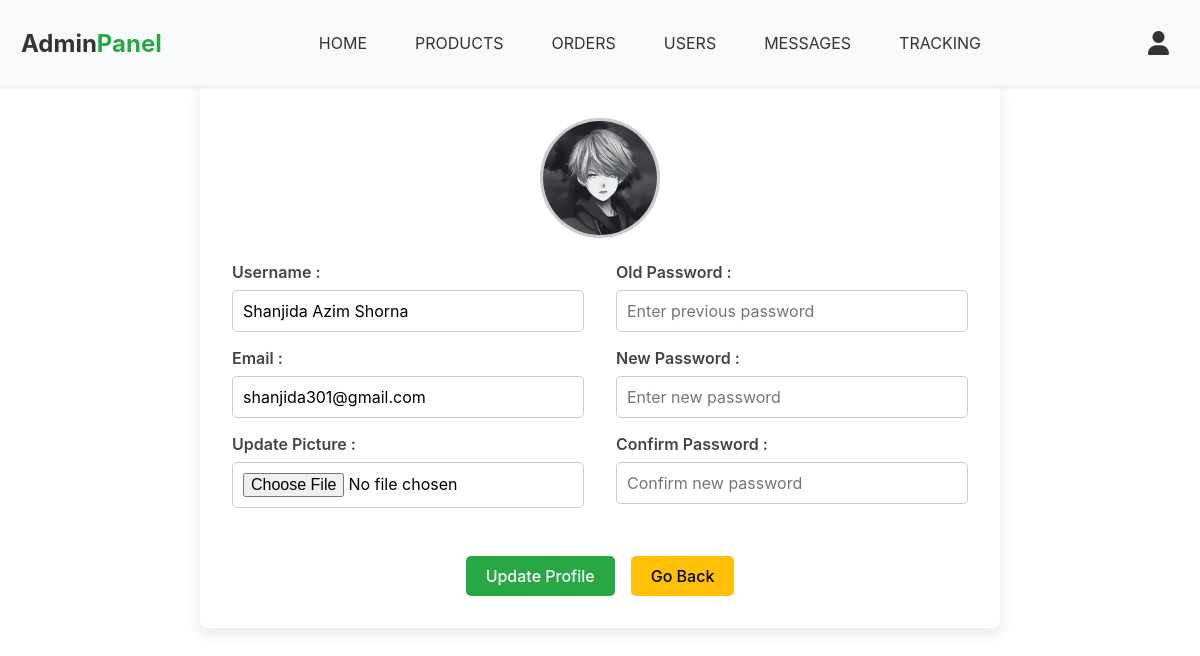
The app's page /admin_update_profile.php (signed in) with its own data.
### tables this page shows
CREATE TABLE `users` (
  `id` int(11) NOT NULL,
  `name` varchar(100) NOT NULL,
  `email` varchar(100) NOT NULL,
  `password` varchar(255) NOT NULL,
  `user_type` enum('user','admin','seller') DEFAULT 'user',
  `profile_picture` varchar(255) DEFAULT 'default.jpg',
  `created_at` timestamp NOT NULL DEFAULT current_timestamp()
);

### admin_update_profile.php (the view, shortened to what this page needs)
<?php
include 'config.php';
?>
<!DOCTYPE html>
<html lang="en">
<head>
   <link rel="stylesheet" href="https://cdnjs.cloudflare.com/ajax/libs/font-awesome/6.1.1/css/all.min.css">
   <link rel="stylesheet" href="css/admin_update_profile.css">
</head>
<body>
<?php include 'admin_header.php'; ?>
<section class="update-profile">
   <form action="" method="POST" enctype="multipart/form-data">
      <img src="uploaded_img/<?= !empty($fetch_profile['profile_picture']) ? $fetch_profile['profile_picture'] : 'default.jpg'; ?>" alt="">
      <div class="flex">
         <div class="inputBox">
            <span>Username :</span>
            <input type="text" name="name" value="<?= $fetch_profile['name']; ?>" placeholder="Update username" required class="box">
            <span>Email :</span>
            <input type="email" name="email" value="<?= $fetch_profile['email']; ?>" placeholder="Update email" required class="box">
            <span>Update Picture :</span>
            <input type="file" name="image" accept="image/jpg, image/jpeg, image/png" class="box">
         </div>
         <div class="inputBox">
            <span>Old Password :</span>
            <input type="password" name="update_pass" placeholder="Enter previous password" class="box">
            <span>New Password :</span>
            <input type="password" name="new_pass" placeholder="Enter new password" class="box">
            <span>Confirm Password :</span>
            <input type="password" name="confirm_pass" placeholder="Confirm new password" class="box">
         </div>
      </div>
      <div class="flex-btn">
         <input type="submit" class="btn" value="Update Profile" name="update_profile">
         <a href="admin_page.php" class="option-btn">Go Back</a>
      </div>
   </form>
</section>
</body>
</html>

### css/admin_update_profile.css (style rules this page uses)
* { margin: 0; padding: 0; font-family: 'Inter', sans-serif; box-sizing: border-box; }
.update-profile { max-width: 800px; margin: 0 auto; background: #fff; padding: 2rem; border-radius: 0.5rem; box-shadow: 0 5px 15px rgba(0, 0, 0, 0.1); }
.update-profile form { display: flex; flex-direction: column; align-items: center; }
.update-profile img { width: 120px; height: 120px; object-fit: cover; border-radius: 50%; margin-bottom: 1.5rem; border: 3px solid #ccc; }
.flex { display: flex; flex-wrap: wrap; gap: 2rem; width: 100%; justify-content: space-between; }
.inputBox { flex: 1 1 300px; }
.inputBox span { display: block; font-weight: 600; margin-bottom: 0.5rem; color: #444; }
.inputBox .box { width: 100%; padding: 10px; border: 1px solid #ccc; border-radius: 5px; font-size: 1rem; margin-bottom: 1rem; }
.flex-btn { margin-top: 2rem; display: flex; gap: 1rem; justify-content: center; width: 100%; }
.btn, .option-btn { padding: 10px 20px; font-size: 1rem; font-weight: 500; border-radius: 5px; border: none; cursor: pointer; text-decoration: none; text-align: center; display: inline-block; transition: background-color 0.3s ease; }
.btn { background-color: #28a745; color: white; }
.option-btn { background-color: #ffc107; color: #000; }

### records on screen
users: profile_picture (picture), name "Shanjida Azim Shorna", email "shanjida301@gmail.com"
